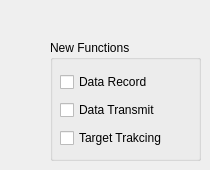
      <widget class="QWidget" name="tabNewFunction">
       <attribute name="title">
        <string>Page</string>
       </attribute>
       <widget class="QGroupBox" name="groupBox_2">
        <property name="geometry">
         <rect>
          <x>50</x>
          <y>40</y>
          <width>151</width>
          <height>121</height>
         </rect>
        </property>
        <property name="title">
         <string>New Functions</string>
        </property>
        <widget class="QWidget" name="">
         <property name="geometry">
          <rect>
           <x>10</x>
           <y>30</y>
           <width>132</width>
           <height>83</height>
          </rect>
         </property>
         <layout class="QVBoxLayout" name="verticalLayout_6">
          <item>
           <widget class="QCheckBox" name="checkBox_DataRecord">
            <property name="text">
             <string>Data Record</string>
            </property>
           </widget>
          </item>
          <item>
           <widget class="QCheckBox" name="checkBox_datatransmit">
            <property name="text">
             <string>Data Transmit</string>
            </property>
           </widget>
          </item>
          <item>
           <widget class="QCheckBox" name="checkBox_TT">
            <property name="text">
             <string>Target Trakcing</string>
            </property>
           </widget>
          </item>
         </layout>
        </widget>
       </widget>
      </widget>
